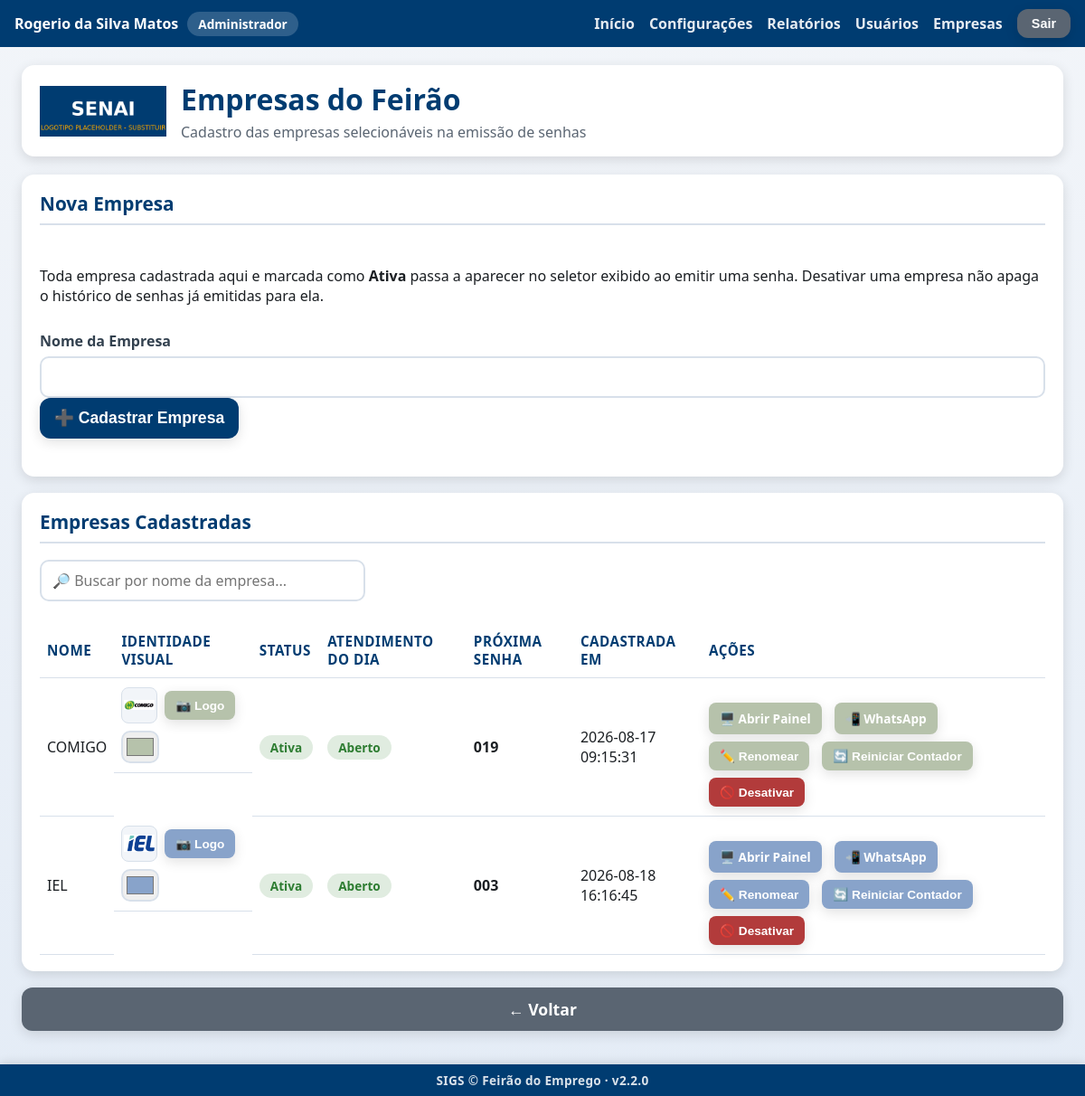
Page /admin/empresas (signed in) on the committed database.
### tables this page shows
CREATE TABLE usuarios (
            id INTEGER PRIMARY KEY AUTOINCREMENT,
            nome_completo TEXT NOT NULL,
            login TEXT NOT NULL UNIQUE,
            senha_hash TEXT NOT NULL,
            perfil TEXT NOT NULL DEFAULT 'atendente',
            ativo INTEGER NOT NULL DEFAULT 1,
            data_criacao TEXT NOT NULL,
            ultimo_login TEXT
        , empresa_id INTEGER REFERENCES empresas (id));

CREATE TABLE empresas (
                id INTEGER PRIMARY KEY AUTOINCREMENT,
                nome TEXT NOT NULL UNIQUE,
                ativa INTEGER NOT NULL DEFAULT 1,
                data_criacao TEXT NOT NULL
            , logo_path TEXT, cor_principal TEXT, contador_atual INTEGER NOT NULL DEFAULT 0, atendimento_finalizado_em TEXT);

CREATE TABLE configuracoes (
                    chave TEXT PRIMARY KEY,
                    valor TEXT NOT NULL
                );

### app.py (the view)
@app.route("/admin/empresas")
@auth.login_required
@auth.admin_required
def empresas_tela():
    empresas = database.listar_empresas()
    return render_template(
        "empresas.html",
        config=config_manager.obter_todas(),
        empresas=empresas,
    )

### app.py (called while the page is built)
@app.context_processor
def injetar_usuario_logado():
    usuario_sessao = auth.usuario_logado()
    identidade_empresa = None
    if usuario_sessao and usuario_sessao.get("perfil") == PerfilUsuario.RECRUTADOR:
        empresa_id = usuario_sessao.get("empresa_id")
        if empresa_id:
            empresa = database.obter_empresa_por_id(empresa_id)
            if empresa and (empresa.logo_path or empresa.cor_principal):
                identidade_empresa = {"logo_path": empresa.logo_path, "cor": empresa.cor_principal}
    return {
        "usuario_logado": usuario_sessao,
        "eh_admin": auth.eh_admin(),
        "sigs_versao": SIGS_VERSAO,
        "identidade_empresa": identidade_empresa,
    }

### auth.py (called while the page is built)
def usuario_logado() -> Optional[dict]:
    usuario_id = session.get(CHAVE_SESSAO_USUARIO_ID)
    if usuario_id is None:
        return None
    return {
        "id": usuario_id,
        "nome_completo": session.get(CHAVE_SESSAO_NOME),
        "login": session.get(CHAVE_SESSAO_LOGIN),
        "perfil": session.get(CHAVE_SESSAO_PERFIL),
        "guiche": session.get(CHAVE_SESSAO_GUICHE),
        "empresa_id": session.get(CHAVE_SESSAO_EMPRESA_ID),
        "empresa_nome": session.get(CHAVE_SESSAO_EMPRESA_NOME),
    }

def eh_admin() -> bool:
    return session.get(CHAVE_SESSAO_PERFIL) == PerfilUsuario.ADMIN

def admin_required(funcao_view):
    @wraps(funcao_view)
    def wrapper(*args, **kwargs):
        if not eh_admin():
            if _requisicao_eh_api():
                return jsonify({"sucesso": False, "erro": "Acesso restrito a administradores."}), 403
            flash("Esta área é restrita a administradores.", "erro")
            return redirect(url_for("index"))
        return funcao_view(*args, **kwargs)
    return wrapper

### config.py (called while the page is built)
    def _conectar(self) -> sqlite3.Connection:
        conexao = sqlite3.connect(str(DATABASE_PATH), timeout=10, check_same_thread=False)
        conexao.row_factory = sqlite3.Row
        return conexao

### database.py (called while the page is built)
@contextmanager
def get_connection() -> Generator[sqlite3.Connection, None, None]:
    conexao = sqlite3.connect(str(DATABASE_PATH), timeout=10, check_same_thread=False)
    conexao.row_factory = sqlite3.Row
    conexao.execute("PRAGMA journal_mode = WAL")
    conexao.execute("PRAGMA foreign_keys = ON")
    try:
        yield conexao
    finally:
        conexao.close()

### models.py (called while the page is built)
    def to_dict(self) -> dict:
        return asdict(self)

### templates/empresas.html (shortened to what this page needs)
{% extends "layout.html" %}
{% block conteudo %}
<div class="pagina pagina-empresas">
    <header class="cabecalho">
        <img class="logo" src="{{ url_for('static', filename='img/logo.png') }}" alt="Logo SENAI">
        <div class="titulo-evento">
            <h1>Empresas do Feirão</h1>
            <p>Cadastro das empresas selecionáveis na emissão de senhas</p>
        </div>
    </header>
    <main class="conteudo-principal">
        <section class="card card-formulario">
            <h2>Nova Empresa</h2>
            <p>
                Toda empresa cadastrada aqui e marcada como <strong>Ativa</strong>
                passa a aparecer no seletor exibido ao emitir uma senha.
                Desativar uma empresa não apaga o histórico de senhas já
                emitidas para ela.
            </p>
            <form id="form-nova-empresa">
                <div class="campos-identificacao">
                    <label>
                        Nome da Empresa
                        <input type="text" id="nova-empresa-nome" required>
                    </label>
                </div>
                <button type="submit" class="botao botao-primario">➕ Cadastrar Empresa</button>
                <div id="nova-empresa-mensagem" class="mensagem-status"></div>
            </form>
        </section>
        <section class="card">
            <h2>Empresas Cadastradas</h2>
            <input type="text" id="busca-empresas" class="campo-busca-tabela"
                   placeholder="🔎 Buscar por nome da empresa...">
            <table class="tabela-fila">
                <thead>
                    <tr>
                        <th>Nome</th>
                        <th>Identidade Visual</th>
                        <th>Status</th>
                        <th>Atendimento do Dia</th>
                        <th>Próxima Senha</th>
                        <th>Cadastrada em</th>
                        <th>Ações</th>
                    </tr>
                </thead>
                <tbody id="empresas-corpo">
                    {% for empresa in empresas %}
                    <tr data-empresa-id="{{ empresa.id }}" style="--cor-empresa: {{ empresa.cor_principal or 'var(--cor-principal-clara)' }};">
                        <td class="celula-nome-empresa">{{ empresa.nome }}</td>
                        <td class="identidade-visual-empresa">
                            <img class="logo-empresa-preview"
                                 id="logo-preview-{{ empresa.id }}"
                                 src="{% if empresa.logo_path %}{{ url_for('static', filename=empresa.logo_path) }}{% else %}{{ url_for('static', filename='img/logo.png') }}{% endif %}"
                                 alt="Logo {{ empresa.nome }}">
                            <button type="button" class="botao botao-secundario botao-acao-pequeno btn-upload-logo"
                                    data-target="logo-input-{{ empresa.id }}">
                                📷 Logo
                            </button>
                            <input type="color" class="input-cor-empresa" data-empresa-id="{{ empresa.id }}"
                                   value="{{ empresa.cor_principal or '#003C71' }}" title="Cor da empresa">
                        </td>
                        <td>
                            <span class="status-badge-{{ 'ativo' if empresa.ativa else 'inativo' }}">
                                {{ 'Ativa' if empresa.ativa else 'Inativa' }}
                            </span>
                        </td>
                        <td class="celula-atendimento-empresa" id="atendimento-empresa-{{ empresa.id }}">
                            {% if empresa.atendimento_finalizado_em %}
                            <span class="status-badge-inativo">🔒 Finalizado ({{ empresa.atendimento_finalizado_em }})</span>
                            <button class="botao botao-primario botao-acao-pequeno btn-reabrir-atendimento-empresa"
                                    data-empresa-id="{{ empresa.id }}" data-empresa-nome="{{ empresa.nome }}">
                                🔓 Reabrir
                            </button>
                            {% else %}
                            <span class="status-badge-ativo">Aberto</span>
                            {% endif %}
                        </td>
                        <td class="celula-proxima-senha" id="proxima-senha-{{ empresa.id }}">
                            {{ '%03d' | format(empresa.contador_atual + 1) }}
                        </td>
                        <td>{{ empresa.data_criacao }}</td>
                        <td class="acoes-usuario">
                            <a class="botao botao-secundario botao-acao-pequeno"
                               href="{{ url_for('painel_empresa', empresa_id=empresa.id) }}" target="_blank">
                                🖥️ Abrir Painel
                            </a>
                            <a class="botao botao-secundario botao-acao-pequeno"
                               href="https://wa.me/?text={{ ('Painel de Chamadas — ' + empresa.nome + ': ' + url_for('painel_empresa', empresa_id=empresa.id, _external=True)) | urlencode }}"
                               target="_blank" rel="noopener">
                                📲 WhatsApp
                            </a>
                            <button class="botao botao-secundario botao-acao-pequeno btn-renomear-empresa" data-empresa-id="{{ empresa.id }}" data-empresa-nome="{{ empresa.nome }}">
                                ✏️ Renomear
                            </button>
                            <button class="botao botao-secundario botao-acao-pequeno btn-reiniciar-contador-empresa"
                                    data-empresa-id="{{ empresa.id }}" data-empresa-nome="{{ empresa.nome }}">
                                🔄 Reiniciar Contador
                            </button>
                            <button class="botao {{ 'botao-alerta' if empresa.ativa else 'botao-primario' }} botao-acao-pequeno btn-toggle-status-empresa"
                                    data-empresa-id="{{ empresa.id }}" data-ativa="{{ empresa.ativa | lower }}">
                                {{ '🚫 Desativar' if empresa.ativa else '✅ Ativar' }}
                            </button>
                        </td>
                    </tr>
                    {% else %}
                    <tr><td colspan="7">Nenhuma empresa cadastrada ainda.</td></tr>
                    {% endfor %}
                </tbody>
            </table>
        </section>
        <a href="{{ url_for('index') }}" class="botao botao-terciario">← Voltar</a>
    </main>
</div>
{% endblock %}

### templates/layout.html (shortened to what this page needs)
<!DOCTYPE html>
<html lang="pt-BR">
<head>
    <link rel="stylesheet" href="{{ url_for('static', filename='css/style.css') }}">
</head>
<body>
    {% if usuario_logado %}
    <div class="barra-usuario">
        <span class="barra-usuario-info">
            {{ usuario_logado.nome_completo }}
            <span class="barra-usuario-perfil">
                {% if eh_admin %}Administrador
                {% elif usuario_logado.perfil == 'emissor' %}Emissor de Senhas
                {% elif usuario_logado.perfil == 'recrutador' %}Recrutador{% if usuario_logado.empresa_nome %} — {{ usuario_logado.empresa_nome }}{% endif %}
                {% else %}Atendente
                {% endif %}
            </span>
        </span>
        <span class="barra-usuario-acoes">
            <a href="{{ url_for('index') }}">Início</a>
            {% if eh_admin %}
                <a href="{{ url_for('configuracoes_tela') }}">Configurações</a>
                <a href="{{ url_for('relatorios_tela') }}">Relatórios</a>
                <a href="{{ url_for('usuarios_tela') }}">Usuários</a>
                <a href="{{ url_for('empresas_tela') }}">Empresas</a>
            {% elif usuario_logado.perfil == 'recrutador' %}
                <!-- Recrutador também acessa Relatórios (somente da própria
                     empresa — ver auth.admin_ou_recrutador_required e
                     relatorios_tela em app.py), mas não os demais itens do
                     menu administrativo. -->
                <a href="{{ url_for('relatorios_tela') }}">Relatórios</a>
            {% endif %}
            <form method="POST" action="{{ url_for('logout_tela') }}" class="form-logout">
                <button type="submit" class="botao botao-terciario botao-sair">Sair</button>
            </form>
        </span>
    </div>
    {% endif %}
    {% block conteudo %}{% endblock %}
    {% if request.endpoint != 'painel' %}
    <footer class="rodape-sigs">
        SIGS &copy; {{ config.nome_evento if config else 'SENAI' }} &middot; v{{ sigs_versao }}
    </footer>
    {% endif %}
</body>
</html>

### rows in the picture
usuarios: nome_completo "Rogerio da Silva Matos"
empresas: nome "COMIGO", logo_path (picture), cor_principal "#b6c2ab", ativa "Ativa", empresa.contador_atual+1 "019", data_criacao "2026-08-17 09:15:31", ativa "🚫 Desativar"
empresas: nome "IEL", logo_path (picture), cor_principal "#88a3ca", ativa "Ativa", empresa.contador_atual+1 "003", data_criacao "2026-08-18 16:16:45", ativa "🚫 Desativar"
configuracoes: valor "Feirão do Emprego"

### other values in the picture
{{ sigs_versao }} "2.2.0"
